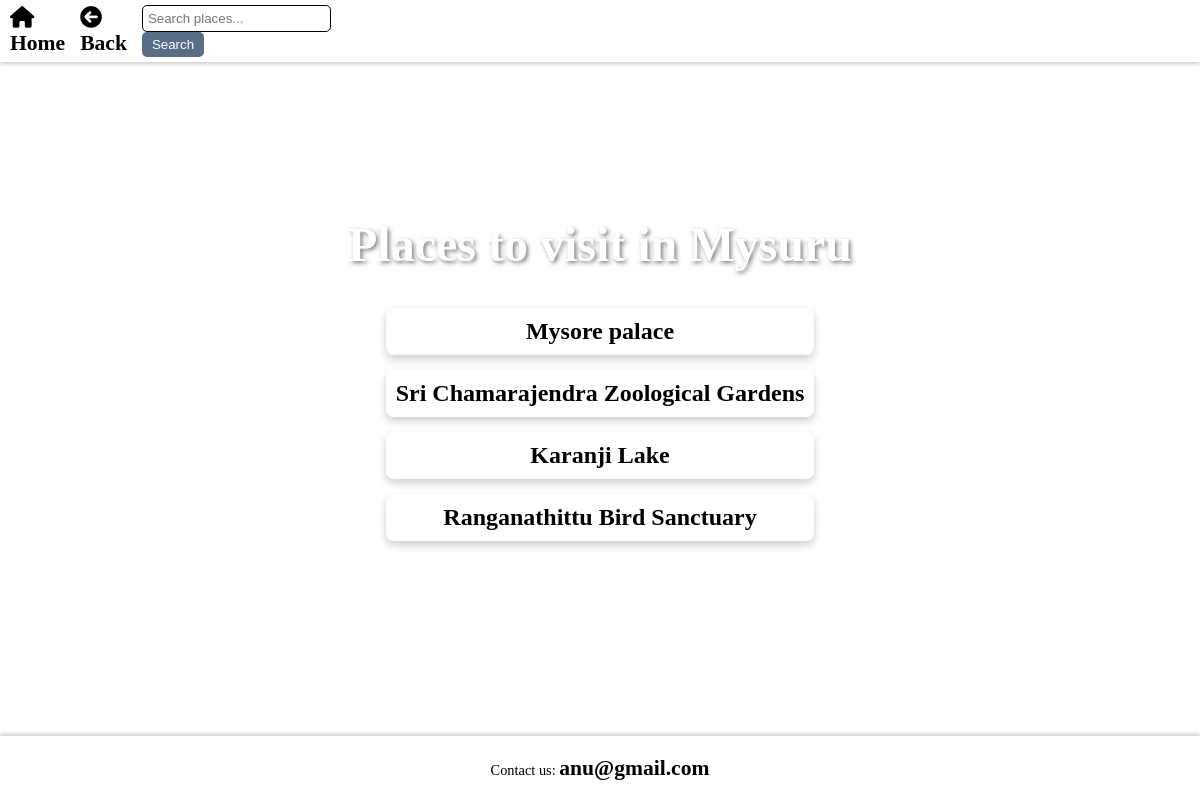
/districts/3/ (signed in), run on the app's committed database.
### guide/models.py (models this page shows, shortened)
class District(models.Model):
    name = models.CharField(max_length=50)
    image = models.ImageField(upload_to='district_images/images/')

class Place(models.Model):
    district = models.ForeignKey(District, related_name='places', on_delete=models.CASCADE)
    name = models.CharField(max_length=100)
    description = models.TextField()
    distance = models.CharField(max_length=50, null=True, blank=True)
    best_time_to_visit = models.CharField(max_length=500, null=True, blank=True)
    things_to_do = models.TextField( max_length=500, null=True, blank=True)
    entry_fee = models.CharField(max_length=200, null=True, blank=True)
    timings = models.CharField(max_length=50, null=True, blank=True)
    how_to_reach = models.CharField(max_length=1000, null=True, blank=True)

### guide/views.py (the view)
# urls.py: path('districts/<int:id>/', views.district_detail, name='district_detail'),
def district_detail(request, id):
    district = get_object_or_404(District, id=id)
    places = Place.objects.filter(district=district)
    profile_picture_url = None
    if request.user.is_authenticated:
        try:
            profile = request.user.userprofile  # Access the user profile
            profile_picture_url = profile.profile_picture.url if profile.profile_picture else None
        except UserProfile.DoesNotExist:
            profile_picture_url = None  # Handle case where profile doesn't exist
    return render(request, 'guide/district_detail.html', {
        'district': district,
        'places': places,
        'profile_picture_url': profile_picture_url,  # Pass the profile picture URL to the template
    })

### guide/templates/guide/district_detail.html (shortened to what this page needs)
<!DOCTYPE html>
<html>
<head>
    <link rel="stylesheet" href="https://cdnjs.cloudflare.com/ajax/libs/font-awesome/6.0.0-beta3/css/all.min.css">
</head>
<body>
    <div class="header">
        <nav>
            <a href="{% url 'home' %}"><i class="fas fa-home"></i>Home</a>
            <a href="{% url 'district_page' %}"><i class="fas fa-arrow-circle-left"></i>Back</a>
            <form id="searchForm" action="{% url 'search' %}" method="GET" style="position: relative;">
                <input type="text" id="searchInput" name="query" placeholder="Search places..."
                    style="padding: 5px; border-radius: 5px; border: 1px solid #000; margin-right: 5px;"/>
                <button type="submit"
                    style="padding: 5px 10px; background-color: #576e88; color: white; border: none; border-radius: 5px; cursor: pointer;">
                    Search
                </button>
            </form>
        </nav>
    </div>
    <div class="main-content visible">
        <h1>Places to visit in {{ district.name }}</h1>
        <ul>
            {% for place in places %}
            <li class="card">
                <a href="{% url 'place_detail' place.id %}">{{ place.name }}</a>
            </li>
            {% empty %}
            <li>No places available for this district.</li>
            {% endfor %}
        </ul>
    </div>
    <footer>
        <p>Contact us: <a href="mailto:annapoornaspanu@gmail.com">anu@gmail.com</a></p>
    </footer>
</body>
</html>

### data on the page
District: name "Mysuru"
Place: name "Mysore palace"
Place: name "Sri Chamarajendra Zoological Gardens"
Place: name "Karanji Lake"
Place: name "Ranganathittu Bird Sanctuary"
